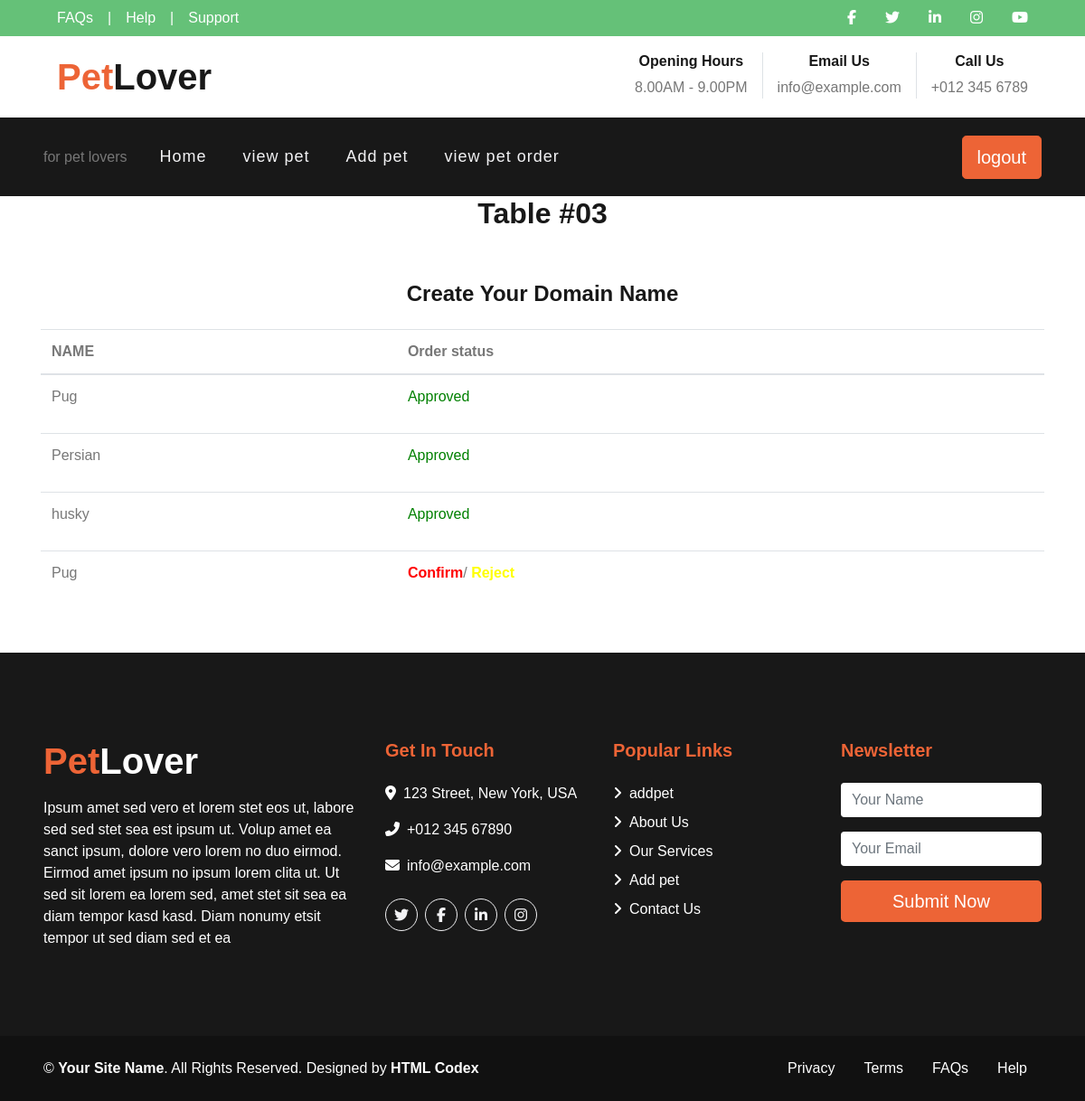
Screenshot of /viewpet_order/ with the database file from the repository.
### petshop_app/models.py (models this page shows)
class orderplaced(models.Model):
    customer = models.ForeignKey(customer, on_delete=models.CASCADE, null=True)
    title = models.CharField(max_length=100)
    price = models.FloatField()
    category = models.CharField(choices=CATEGORY_CHOICES, max_length=100)
    description = models.TextField()
    picture = models.ImageField()
    order_status = models.IntegerField(default=False)

### petshop_app/views.py (the view)
# urls.py: path('viewpet_order/', views.viewpet_order, name='viewpet_order'),
def viewpet_order(request):
    dataset = orderplaced.objects.all()
    context = {
        'data': dataset
    }
    return render(request, 'seller/viewpet_order.html', context)

### Templates/seller/viewpet_order.html (shortened to what this page needs)
{% extends 'seller/base.html' %}
{% load static %}
{% block content %}
<!doctype html>
<html lang="en">
  <head>
	<link rel="stylesheet" href="{% static 'view_chef/ttps://stackpath.bootstrapcdn.com/font-awesome/4.7.0/css/font-awesome.min.css' %}">
	<link rel="stylesheet" href="{% static 'view_chef/css/style.css' %}">
	</head>
	<body>
	<section class="ftco-section">
		<div class="container">
			<div class="row justify-content-center">
				<div class="col-md-6 text-center mb-5">
					<h2 class="heading-section">Table #03</h2>
				</div>
			</div>
			<div class="row">
				<div class="col-md-12">
					<h4 class="text-center mb-4">Create Your Domain Name</h4>
					<div class="table-wrap">
						<table class="table">
					    <thead class="thead-primary">
					      <tr>
					        <th>NAME</th>
					        <th>Order status</th>
					      </tr>
					    </thead>
					    <tbody>
						{% for i in data %}
					      <tr>
					        <td>{{i.title}}</td>
<td>{% if i.order_status == 0 %}
                 <a href="{% url 'confirm_order' i.id %}"><b style="color:red;">Confirm</b></a>/
                <a href="{% url 'rej_order' i.id %}"><b style="color:yellow;">Reject</b></a>
                {% elif i.order_status == 1 %}
                <p style="color:Green;">Approved</p>
                {% else %}
                <p>Order Rejected</p>
                {% endif %}
            </td>
					      </tr>
						{% endfor %}
					    </tbody>
					  </table>
					</div>
				</div>
			</div>
		</div>
	</section>
	</body>
</html>
 {% endblock content %}

### static/add_chef/css/style.css (style rules this page uses)
body { margin: 0; }

### rows the page displays
orderplaced: title "Pug", order_status "Approved"
orderplaced: title "Persian", order_status "Approved"
orderplaced: title "husky", order_status "Approved"
orderplaced: title "Pug", order_status "Confirm"
